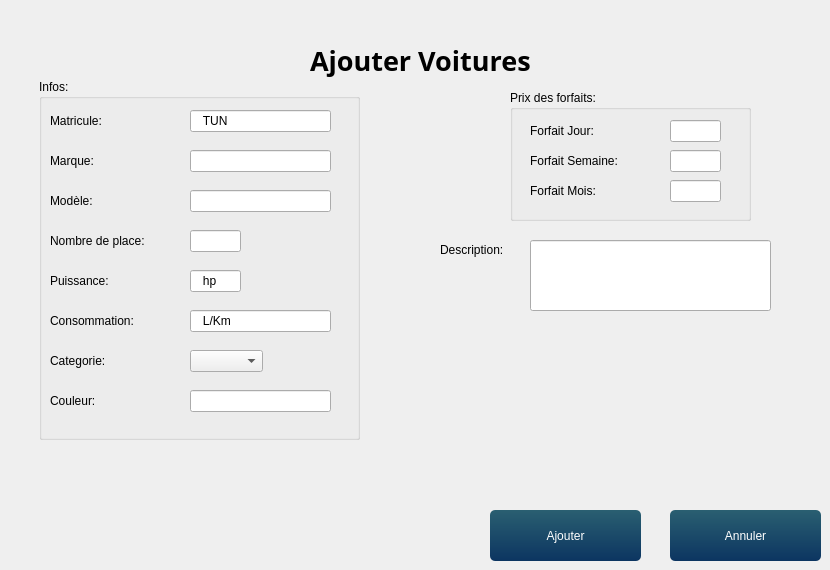
   <widget class="QWidget" name="page_5">
    <widget class="QPushButton" name="AnnulerVoit">
     <property name="geometry">
      <rect>
       <x>670</x>
       <y>510</y>
       <width>151</width>
       <height>51</height>
      </rect>
     </property>
     <property name="styleSheet">
      <string notr="true">QPushButton{
	background-color: qlineargradient(spread:pad, x1:1, y1:0, x2:1, y2:1, stop:0 rgba(42, 95, 113, 255),stop:1 rgba(12, 53, 97, 255));
	color: #fff;
	border: 0px;
	border-radius: 5px;
	padding: 5px;
}

QPushButton::hover
{
	background-color: qlineargradient(spread:pad, x1:1, y1:0, x2:1, y2:1, stop:0 rgba(167, 214, 50, 255),stop:1 rgba(98, 169, 67, 255));
	color: #fff;

}
QPushButton::pressed
{
	background-color: qlineargradient(spread:pad, x1:1, y1:0, x2:1, y2:1, stop:0 rgba(147, 194, 30, 255),stop:1 rgba(78, 149, 47, 255));
	color: #fff;
	border: 0px;
	border-radius: 5px;
	padding: 5px;

}</string>
     </property>
     <property name="text">
      <string>Annuler</string>
     </property>
    </widget>
    <widget class="QLabel" name="label_10">
     <property name="geometry">
      <rect>
       <x>310</x>
       <y>40</y>
       <width>221</width>
       <height>41</height>
      </rect>
     </property>
     <property name="font">
      <font>
       <family>Script MT Bold</family>
       <pointsize>20</pointsize>
       <weight>75</weight>
       <bold>true</bold>
      </font>
     </property>
     <property name="text">
      <string>Ajouter Voitures</string>
     </property>
    </widget>
    <widget class="QLineEdit" name="MATRICULE">
     <property name="geometry">
      <rect>
       <x>190</x>
       <y>110</y>
       <width>141</width>
       <height>22</height>
      </rect>
     </property>
     <property name="inputMask">
      <string>999TU\N9999</string>
     </property>
     <property name="text">
      <string>TUN</string>
     </property>
     <property name="cursorPosition">
      <number>0</number>
     </property>
     <property name="placeholderText">
      <string/>
     </property>
    </widget>
    <widget class="QLabel" name="label_11">
     <property name="geometry">
      <rect>
       <x>50</x>
       <y>230</y>
       <width>111</width>
       <height>21</height>
      </rect>
     </property>
     <property name="text">
      <string>Nombre de place:</string>
     </property>
    </widget>
    <widget class="QLineEdit" name="MARQUE">
     <property name="geometry">
      <rect>
       <x>190</x>
       <y>150</y>
       <width>141</width>
       <height>22</height>
      </rect>
     </property>
     <property name="inputMask">
      <string/>
     </property>
    </widget>
    <widget class="QLabel" name="label_12">
     <property name="geometry">
      <rect>
       <x>50</x>
       <y>150</y>
       <width>111</width>
       <height>21</height>
      </rect>
     </property>
     <property name="text">
      <string>Marque:</string>
     </property>
    </widget>
    <widget class="QLabel" name="label_13">
     <property name="geometry">
      <rect>
       <x>50</x>
       <y>270</y>
       <width>111</width>
       <height>21</height>
      </rect>
     </property>
     <property name="text">
      <string>Puissance:</string>
     </property>
    </widget>
    <widget class="QLabel" name="label_14">
     <property name="geometry">
      <rect>
       <x>50</x>
       <y>190</y>
       <width>111</width>
       <height>21</height>
      </rect>
     </property>
     <property name="text">
      <string>Modèle:</string>
     </property>
    </widget>
    <widget class="QPushButton" name="AddVoit">
     <property name="geometry">
      <rect>
       <x>490</x>
       <y>510</y>
       <width>151</width>
       <height>51</height>
      </rect>
     </property>
     <property name="styleSheet">
      <string notr="true">QPushButton{
	background-color: qlineargradient(spread:pad, x1:1, y1:0, x2:1, y2:1, stop:0 rgba(42, 95, 113, 255),stop:1 rgba(12, 53, 97, 255));
	color: #fff;
	border: 0px;
	border-radius: 5px;
	padding: 5px;
}

QPushButton::hover
{
	background-color: qlineargradient(spread:pad, x1:1, y1:0, x2:1, y2:1, stop:0 rgba(167, 214, 50, 255),stop:1 rgba(98, 169, 67, 255));
	color: #fff;

}
QPushButton::pressed
{
	background-color: qlineargradient(spread:pad, x1:1, y1:0, x2:1, y2:1, stop:0 rgba(147, 194, 30, 255),stop:1 rgba(78, 149, 47, 255));
	color: #fff;
	border: 0px;
	border-radius: 5px;
	padding: 5px;

}</string>
     </property>
     <property name="text">
      <string>Ajouter</string>
     </property>
    </widget>
    <widget class="QLabel" name="label_15">
     <property name="geometry">
      <rect>
       <x>50</x>
       <y>110</y>
       <width>111</width>
       <height>21</height>
      </rect>
     </property>
     <property name="text">
      <string>Matricule:</string>
     </property>
    </widget>
    <widget class="QLineEdit" name="PUISSANCE">
     <property name="geometry">
      <rect>
       <x>190</x>
       <y>270</y>
       <width>51</width>
       <height>22</height>
      </rect>
     </property>
     <property name="inputMask">
      <string>999\hp</string>
     </property>
     <property name="text">
      <string>hp</string>
     </property>
    </widget>
    <widget class="QLineEdit" name="MODELE">
     <property name="geometry">
      <rect>
       <x>190</x>
       <y>190</y>
       <width>141</width>
       <height>22</height>
      </rect>
     </property>
    </widget>
    <widget class="QLineEdit" name="NBPLACE">
     <property name="geometry">
      <rect>
       <x>190</x>
       <y>230</y>
       <width>51</width>
       <height>22</height>
      </rect>
     </property>
     <property name="inputMask">
      <string>9</string>
     </property>
    </widget>
    <widget class="QLabel" name="label_16">
     <property name="geometry">
      <rect>
       <x>50</x>
       <y>310</y>
       <width>111</width>
       <height>21</height>
      </rect>
     </property>
     <property name="text">
      <string>Consommation:</string>
     </property>
    </widget>
    <widget class="QLineEdit" name="CONSOMMATIO">
     <property name="geometry">
      <rect>
       <x>190</x>
       <y>310</y>
       <width>141</width>
       <height>22</height>
      </rect>
     </property>
     <property name="inputMask">
      <string>999L/Km</string>
     </property>
    </widget>
    <widget class="QLabel" name="label_17">
     <property name="geometry">
      <rect>
       <x>50</x>
       <y>350</y>
       <width>111</width>
       <height>21</height>
      </rect>
     </property>
     <property name="text">
      <string>Categorie:</string>
     </property>
    </widget>
    <widget class="QLabel" name="label_18">
     <property name="geometry">
      <rect>
       <x>50</x>
       <y>390</y>
       <width>111</width>
       <height>21</height>
      </rect>
     </property>
     <property name="text">
      <string>Couleur:</string>
     </property>
    </widget>
    <widget class="QLineEdit" name="COULEUR">
     <property name="geometry">
      <rect>
       <x>190</x>
       <y>390</y>
       <width>141</width>
       <height>22</height>
      </rect>
     </property>
     <property name="text">
      <string/>
     </property>
    </widget>
    <widget class="QLabel" name="label_19">
     <property name="geometry">
      <rect>
       <x>530</x>
       <y>120</y>
       <width>111</width>
       <height>21</height>
      </rect>
     </property>
     <property name="text">
      <string>Forfait Jour:</string>
     </property>
    </widget>
    <widget class="QLabel" name="label_20">
     <property name="geometry">
      <rect>
       <x>530</x>
       <y>150</y>
       <width>111</width>
       <height>21</height>
      </rect>
     </property>
     <property name="text">
      <string>Forfait Semaine:</string>
     </property>
    </widget>
    <widget class="QLineEdit" name="FORFAITJ">
     <property name="geometry">
      <rect>
       <x>670</x>
       <y>120</y>
       <width>51</width>
       <height>22</height>
      </rect>
     </property>
    </widget>
    <widget class="QLineEdit" name="FORFAITSEM">
     <property name="geometry">
      <rect>
       <x>670</x>
       <y>150</y>
       <width>51</width>
       <height>22</height>
      </rect>
     </property>
    </widget>
    <widget class="QLineEdit" name="FORFAITMOIS">
     <property name="geometry">
      <rect>
       <x>670</x>
       <y>180</y>
       <width>51</width>
       <height>22</height>
      </rect>
     </property>
    </widget>
    <widget class="QLabel" name="label_21">
     <property name="geometry">
      <rect>
       <x>530</x>
       <y>180</y>
       <width>111</width>
       <height>21</height>
      </rect>
     </property>
     <property name="text">
      <string>Forfait Mois:</string>
     </property>
    </widget>
    <widget class="QLabel" name="label_22">
     <property name="geometry">
      <rect>
       <x>440</x>
       <y>240</y>
       <width>71</width>
       <height>20</height>
      </rect>
     </property>
     <property name="text">
      <string>Description:</string>
     </property>
    </widget>
    <widget class="QLineEdit" name="descVoiture">
     <property name="geometry">
      <rect>
       <x>530</x>
       <y>240</y>
       <width>241</width>
       <height>71</height>
      </rect>
     </property>
     <property name="frame">
      <bool>true</bool>
     </property>
     <property name="clearButtonEnabled">
      <bool>false</bool>
     </property>
    </widget>
    <widget class="QComboBox" name="CATEG">
     <property name="geometry">
      <rect>
       <x>190</x>
       <y>350</y>
       <width>73</width>
       <height>22</height>
      </rect>
     </property>
     <property name="currentIndex">
      <number>-1</number>
     </property>
    </widget>
    <widget class="QGroupBox" name="groupBox">
     <property name="geometry">
      <rect>
       <x>39</x>
       <y>79</y>
       <width>321</width>
       <height>361</height>
      </rect>
     </property>
     <property name="title">
      <string>Infos:</string>
     </property>
    </widget>
    <widget class="QGroupBox" name="groupBox_2">
     <property name="geometry">
      <rect>
       <x>510</x>
       <y>90</y>
       <width>241</width>
       <height>131</height>
      </rect>
     </property>
     <property name="title">
      <string>Prix des forfaits:</string>
     </property>
    </widget>
    <zorder>groupBox_2</zorder>
    <zorder>groupBox</zorder>
    <zorder>AnnulerVoit</zorder>
    <zorder>label_10</zorder>
    <zorder>MATRICULE</zorder>
    <zorder>label_11</zorder>
    <zorder>MARQUE</zorder>
    <zorder>label_12</zorder>
    <zorder>label_13</zorder>
    <zorder>label_14</zorder>
    <zorder>AddVoit</zorder>
    <zorder>label_15</zorder>
    <zorder>PUISSANCE</zorder>
    <zorder>MODELE</zorder>
    <zorder>NBPLACE</zorder>
    <zorder>label_16</zorder>
    <zorder>CONSOMMATIO</zorder>
    <zorder>label_17</zorder>
    <zorder>label_18</zorder>
    <zorder>COULEUR</zorder>
    <zorder>label_19</zorder>
    <zorder>label_20</zorder>
    <zorder>FORFAITJ</zorder>
    <zorder>FORFAITSEM</zorder>
    <zorder>FORFAITMOIS</zorder>
    <zorder>label_21</zorder>
    <zorder>label_22</zorder>
    <zorder>descVoiture</zorder>
    <zorder>CATEG</zorder>
   </widget>
